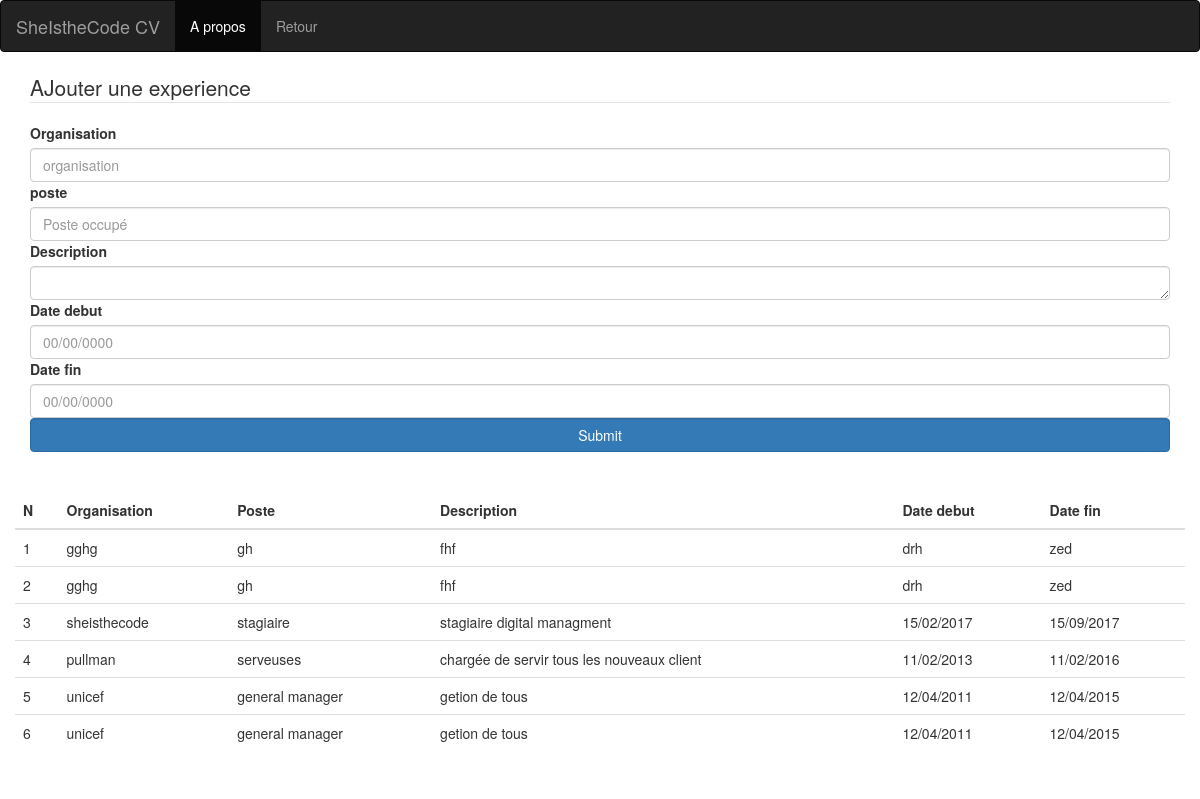
The page /experience.php on the database its author committed.
### tables this page shows
CREATE TABLE IF NOT EXISTS `experience` (
  `id` int(11) NOT NULL AUTO_INCREMENT,
  `organisation` varchar(255) NOT NULL,
  `poste` varchar(255) NOT NULL,
  `description` varchar(255) NOT NULL,
  `dateDebut` varchar(255) NOT NULL,
  `dateFin` varchar(255) NOT NULL,
  `id_codeuse` int(11) NOT NULL,
  PRIMARY KEY (`id`)
);

### experience.php (the view, shortened to what this page needs)
<?php
include("connect.php");
?>
<!DOCTYPE html>
<html lang="en">
<head>
    <link rel="stylesheet" href="css/bootstrap.css">
</head>
<body>
<div   class="container-fluid" >
    <div class="row">
                <nav class="navbar navbar-inverse" role="navigation">
                    <div class="container-fluid">
                        <a class="navbar-brand" href="index.php">SheIstheCode CV</a>
                        <ul class="nav navbar-nav">
                            <li class="active">
                                <a href="#">A propos</a>
                            </li>
                            <li>
                            <a href="dashboard.php?id=<?php echo $_SESSION['id']; ?>>">Retour</a>
                            </li>
                        </ul>
                    </div>
                </nav>
            </div>
            <div class="container" >
                <form action="experience.php" method="POST" enctype= "multipart/form-data">
                <legend>AJouter une experience</legend>
                    <label for="nom">Organisation</label>
                        <input class="form-control" type="text"name="organisation"placeholder="organisation">
                    <label for="prenom">poste</label>
                        <input class="form-control" type="text"name="poste"placeholder="Poste occupé">
                    <label for="resume">Description</label>
                    <textarea class="form-control" name="description"  cols="160" rows="1"></textarea>
                    <label for="email">Date debut</label>
                        <input class="form-control" type="text"name="dateDebut"placeholder="00/00/0000">
                    <label for="email">Date fin</label>
                        <input class="form-control" type="text"name="dateFin"placeholder="00/00/0000">
                    <input class="form-control btn btn-primary" type="submit"name="valider">
                </form>
                <br><br>
                <div class="row" >
                    <div>
                        <table class="table table-hover"style="boder:1" >
                            <thead>
                                <th>N</th>
                                <th>Organisation</th>
                                <th>Poste</th>
                                <th>Description</th>
                                <th>Date debut</th>
                                <th>Date fin</th>
                            </thead>
                            <tbody>
                            <?php
                                $n=1;
                                $req=$bdd->query('SELECT * FROM experience');
                                while ($data = $req->fetch()) {
                                ?>
                                <tr>
                                    <td> <?php echo $n; ?></td>
                                    <td> <?php echo $data['organisation'] ?></td>
                                    <td><?php echo $data['poste'] ?></td>
                                    <td><?php echo $data['description'] ?></td>
                                    <td><?php echo $data['dateDebut'] ?></td>
                                    <td><?php echo $data['dateFin'] ?></td>
                                </tr>
                                <?php $n++; } ?>
                            </tbody>
                        </table>
                    </div>
                </div>
            </div>
</div>
</body>
</html>

### rows shown on the page
experience: organisation "gghg", poste "gh", description "fhf", dateDebut "drh", dateFin "zed"
experience: organisation "gghg", poste "gh", description "fhf", dateDebut "drh", dateFin "zed"
experience: organisation "sheisthecode", poste "stagiaire", description "stagiaire digital managment", dateDebut "15/02/2017", dateFin "15/09/2017"
experience: organisation "pullman", poste "serveuses", description "chargée de servir tous les nouveaux client", dateDebut "11/02/2013", dateFin "11/02/2016"
experience: organisation "unicef", poste "general manager", description "getion de tous", dateDebut "12/04/2011", dateFin "12/04/2015"
experience: organisation "unicef", poste "general manager", description "getion de tous", dateDebut "12/04/2011", dateFin "12/04/2015"
